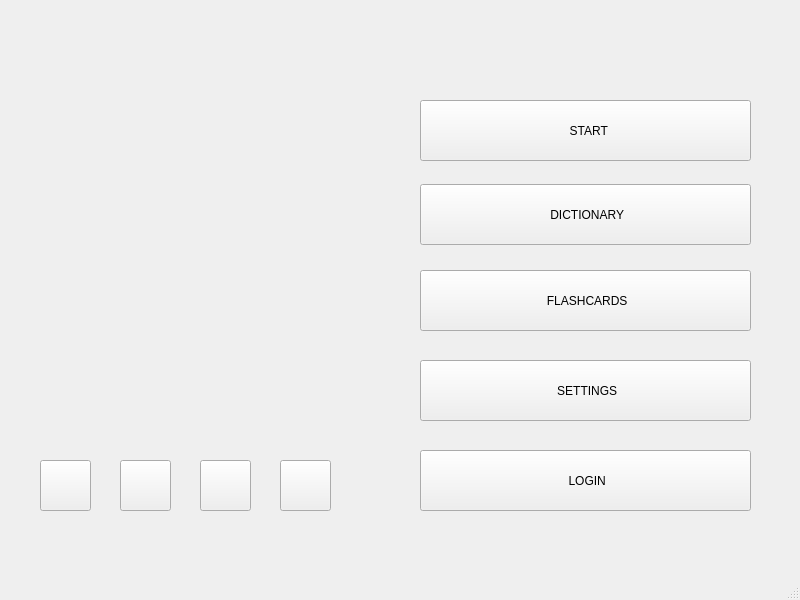
<?xml version="1.0" encoding="UTF-8"?>
<ui version="4.0">
 <class>MainWindow</class>
 <widget class="QMainWindow" name="MainWindow">
  <property name="geometry">
   <rect>
    <x>0</x>
    <y>0</y>
    <width>800</width>
    <height>600</height>
   </rect>
  </property>
  <property name="windowTitle">
   <string>MainWindow</string>
  </property>
  <widget class="QWidget" name="centralwidget">
   <widget class="QPushButton" name="telegram_link">
    <property name="geometry">
     <rect>
      <x>40</x>
      <y>460</y>
      <width>51</width>
      <height>51</height>
     </rect>
    </property>
    <property name="text">
     <string/>
    </property>
    <property name="icon">
     <iconset>
      <normaloff>../../Pictures/6422206.png</normaloff>../../Pictures/6422206.png</iconset>
    </property>
    <property name="iconSize">
     <size>
      <width>32</width>
      <height>32</height>
     </size>
    </property>
   </widget>
   <widget class="QPushButton" name="vk_link">
    <property name="geometry">
     <rect>
      <x>120</x>
      <y>460</y>
      <width>51</width>
      <height>51</height>
     </rect>
    </property>
    <property name="text">
     <string/>
    </property>
    <property name="icon">
     <iconset>
      <normaloff>../../Pictures/6422212.png</normaloff>../../Pictures/6422212.png</iconset>
    </property>
    <property name="iconSize">
     <size>
      <width>32</width>
      <height>32</height>
     </size>
    </property>
   </widget>
   <widget class="QPushButton" name="github_link">
    <property name="geometry">
     <rect>
      <x>200</x>
      <y>460</y>
      <width>51</width>
      <height>51</height>
     </rect>
    </property>
    <property name="text">
     <string/>
    </property>
    <property name="icon">
     <iconset>
      <normaloff>../../Pictures/6424084.png</normaloff>../../Pictures/6424084.png</iconset>
    </property>
    <property name="iconSize">
     <size>
      <width>32</width>
      <height>32</height>
     </size>
    </property>
   </widget>
   <widget class="QPushButton" name="ask_autors">
    <property name="geometry">
     <rect>
      <x>280</x>
      <y>460</y>
      <width>51</width>
      <height>51</height>
     </rect>
    </property>
    <property name="text">
     <string/>
    </property>
    <property name="icon">
     <iconset>
      <normaloff>../../Pictures/3916693.png</normaloff>../../Pictures/3916693.png</iconset>
    </property>
    <property name="iconSize">
     <size>
      <width>32</width>
      <height>32</height>
     </size>
    </property>
   </widget>
   <widget class="QPushButton" name="start_but">
    <property name="geometry">
     <rect>
      <x>420</x>
      <y>100</y>
      <width>331</width>
      <height>61</height>
     </rect>
    </property>
    <property name="text">
     <string>  START</string>
    </property>
    <property name="icon">
     <iconset>
      <normaloff>../../Pictures/star.png</normaloff>../../Pictures/star.png</iconset>
    </property>
   </widget>
   <widget class="QPushButton" name="dictionary">
    <property name="geometry">
     <rect>
      <x>420</x>
      <y>184</y>
      <width>331</width>
      <height>61</height>
     </rect>
    </property>
    <property name="text">
     <string> DICTIONARY</string>
    </property>
    <property name="icon">
     <iconset>
      <normaloff>img/free-icon-font-book-bookmark-7720291.png</normaloff>img/free-icon-font-book-bookmark-7720291.png</iconset>
    </property>
   </widget>
   <widget class="QPushButton" name="flashcards">
    <property name="geometry">
     <rect>
      <x>420</x>
      <y>270</y>
      <width>331</width>
      <height>61</height>
     </rect>
    </property>
    <property name="text">
     <string> FLASHCARDS</string>
    </property>
    <property name="icon">
     <iconset>
      <normaloff>../../Downloads/free-icon-font-mind-share-7928261.png</normaloff>../../Downloads/free-icon-font-mind-share-7928261.png</iconset>
    </property>
   </widget>
   <widget class="QPushButton" name="settings">
    <property name="geometry">
     <rect>
      <x>420</x>
      <y>360</y>
      <width>331</width>
      <height>61</height>
     </rect>
    </property>
    <property name="text">
     <string> SETTINGS</string>
    </property>
    <property name="icon">
     <iconset>
      <normaloff>../../Pictures/3917035.png</normaloff>../../Pictures/3917035.png</iconset>
    </property>
   </widget>
   <widget class="QPushButton" name="login_but">
    <property name="geometry">
     <rect>
      <x>420</x>
      <y>450</y>
      <width>331</width>
      <height>61</height>
     </rect>
    </property>
    <property name="text">
     <string> LOGIN</string>
    </property>
    <property name="icon">
     <iconset>
      <normaloff>../../Pictures/personmen.png</normaloff>../../Pictures/personmen.png</iconset>
    </property>
   </widget>
  </widget>
  <widget class="QMenuBar" name="menubar">
   <property name="geometry">
    <rect>
     <x>0</x>
     <y>0</y>
     <width>800</width>
     <height>22</height>
    </rect>
   </property>
  </widget>
  <widget class="QStatusBar" name="statusbar"/>
 </widget>
 <resources/>
 <connections/>
</ui>
